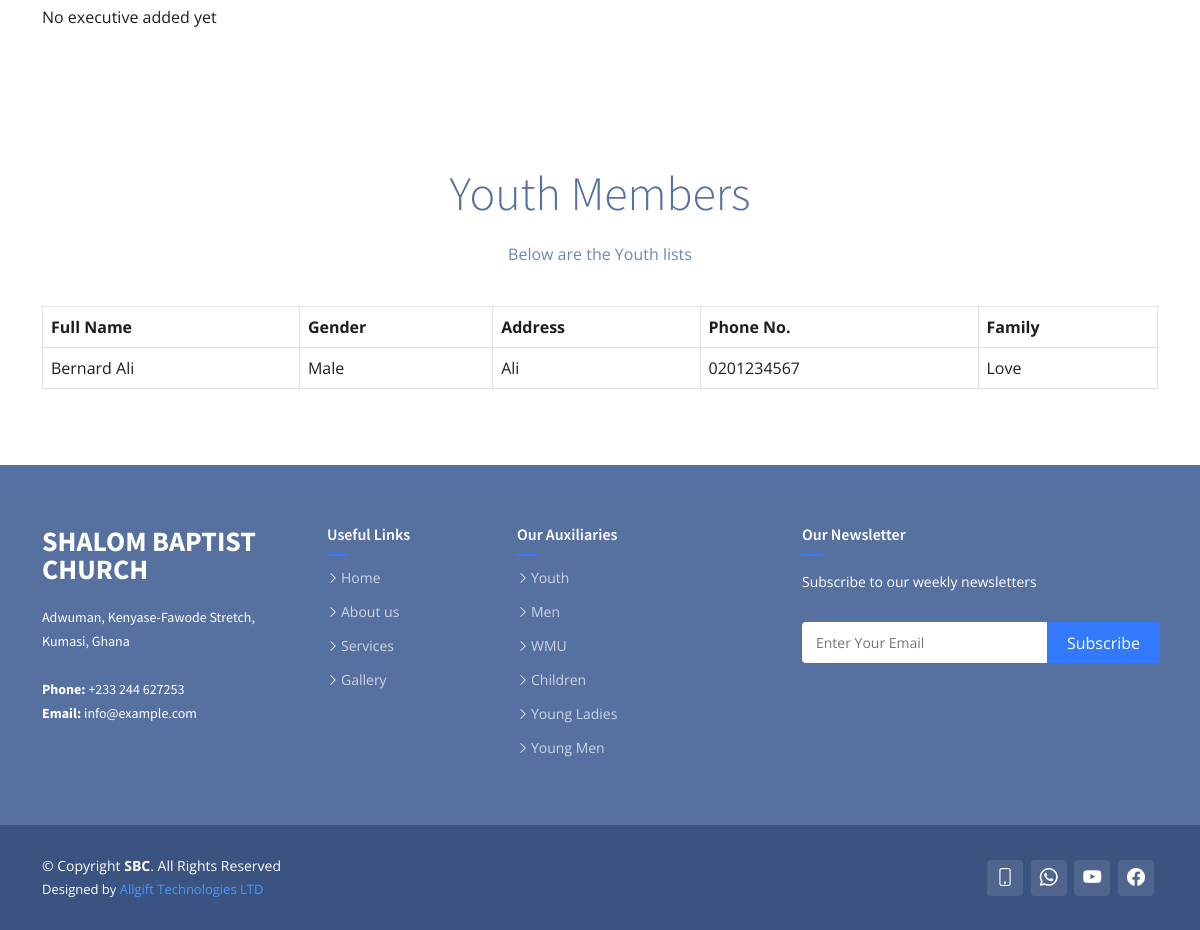
The app's page /aux_details/1/ (lower part), older data.
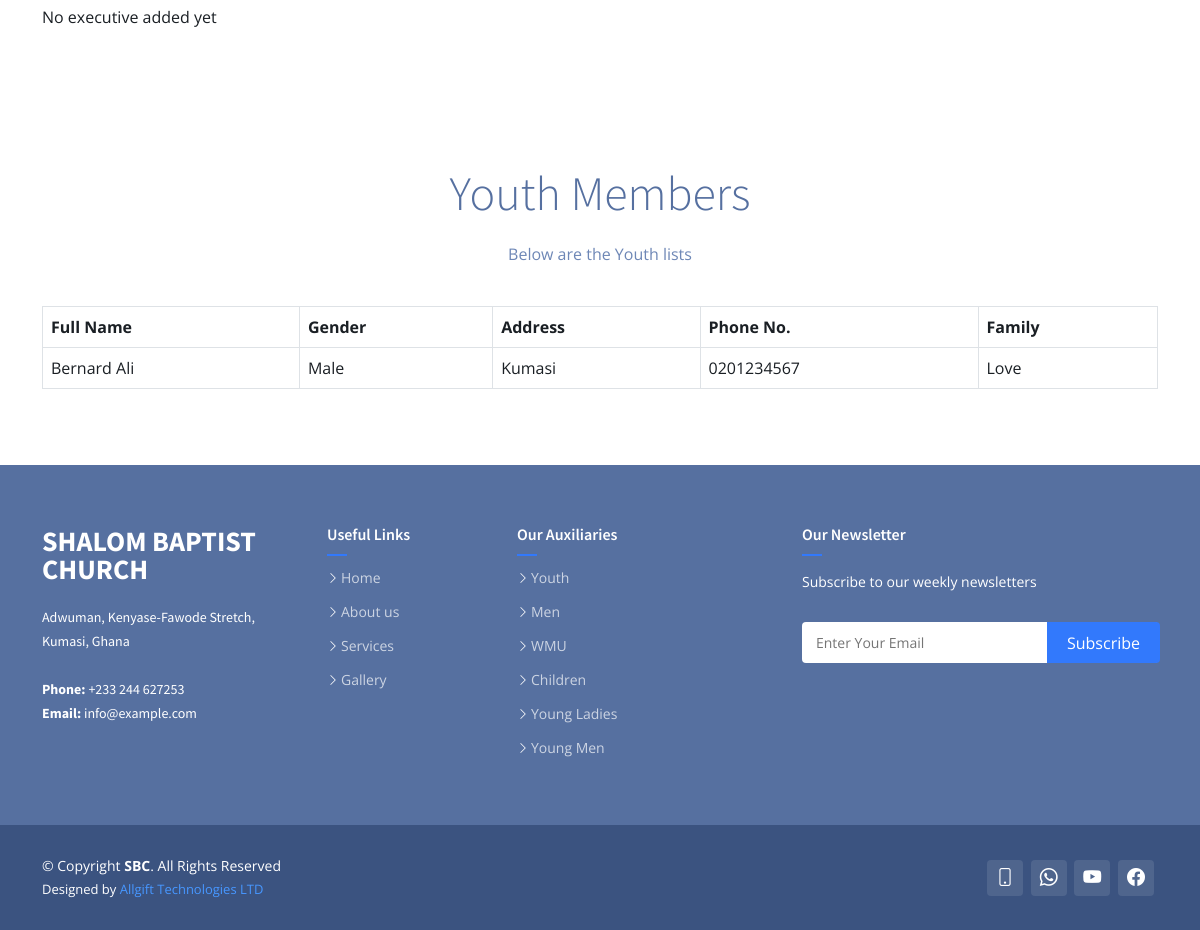
The same page, newer data.
### authy/models.py (models this page shows, shortened)
class Profile(models.Model):
    user = models.OneToOneField(User, on_delete=models.CASCADE, related_name='profile')
    full_name = models.CharField(max_length=50)
    gender = models.CharField(max_length=50, choices=GENDER_CHOICES)
    blood_group = models.CharField(max_length=50, choices=BLOOD_CHOICES)
    place_of_residence = models.CharField(max_length=50)
    birth_date = models.DateField(null=True, blank=True)
    work_status = models.CharField(max_length=50, choices=WORK_STATUS_CHOICES, default='Student')
    organisation_name = models.CharField(max_length=50, null=True, blank=True)
    education_level = models.CharField(max_length=50, choices=EDUCATION_LEVEL_CHOICES, null=True, blank=True)
    image = models.ImageField(default='default.jpg', upload_to='profile_pics', null=True, blank=True)
    created = models.DateField(auto_now_add=True)
    hometown = models.CharField(max_length=50, null=True, blank=True)
    marital_status = models.CharField(max_length=20, choices=MARRIAGE_STATUS_CHOICE, default='Single')
    spouse = models.CharField(max_length=50, null=True, blank=True)
    no_of_children = models.IntegerField(null=True, blank=True)
    phone_no = models.CharField(max_length=20)
    email = models.CharField(max_length=50, null=True, blank=True)
    father_name = models.CharField(max_length=100, null=True, blank=True)
    father_alive = models.CharField(max_length=3, choices=YES_NO_CHOICES, default='Yes')
    mother_name = models.CharField(max_length=100, null=True, blank=True)
    mother_alive = models.CharField(max_length=3, choices=YES_NO_CHOICES, default='Yes')
    next_of_kin_contact = models.CharField(max_length=20, null=True, blank=True)
    date_joined = models.DateField(null=True, blank=True)
    baptism = models.CharField(max_length=10, choices=BAPTISM_CHOICES, default='Not Yet')
    family = models.ForeignKey(Family, on_delete=models.DO_NOTHING, null=True, blank=True, related_name='family')
    auxiliary = models.ForeignKey(Auxiliaries, on_delete=models.DO_NOTHING, null=True, blank=True)
    ministry = models.ForeignKey(Ministries, on_delete=models.DO_NOTHING, null=True, blank=True)

### core/models.py (models this page shows, shortened)
class Family(models.Model):
    name = models.CharField(max_length=255)
    contact = models.CharField(max_length=13, blank=True, null=True)
    vision = models.TextField(blank=True, null=True)
    mission = models.TextField(blank=True, null=True)
    speech = models.TextField(blank=True, null=True)
    deacon = models.ImageField(default='group.png', upload_to='auxiliaries')
    group_img = models.ImageField(default='group.png', upload_to='auxiliaries')
    contribution_target = models.DecimalField(max_digits=8, decimal_places=2, blank=True, null=True)
    def get_absolute_url(self):
        return reverse('family_details', args=[str(self.id)])

### core/views.py (the view)
# urls.py: path('aux_details/<int:id>/', views.aux_details, name='aux_details'),
def aux_details(request, id):
    auxiliaries = Auxiliaries.objects.all()
    families = Family.objects.all()
    ministries = Ministries.objects.all()
    auxiliary = get_object_or_404(Auxiliaries, pk=id)
    meeting_time = AuxiliaryMeetings.objects.get(auxiliary=auxiliary.id)
    executives = AuxiliaryExecutives.objects.filter(auxiliary=auxiliary.id)
    faqs = AuxiliariesFAQ.objects.filter(auxiliary=auxiliary.id)
    context = {
        'auxiliary': auxiliary,
        'meeting_time': meeting_time,
        'executives': executives,
        'faqs': faqs,
        'auxiliaries': auxiliaries,
        'families': families,
        'ministries': ministries,
    }
    return render(request, 'core/auxiliary_detail.html', context)

### core/models.py (called while the page is built)
    def get_absolute_url(self):
        return reverse('aux_details', args=[str(self.id)])

    def get_absolute_url(self):
        return reverse('min_details', args=[str(self.id)])

### templates/core/auxiliary_detail.html (shortened to what this page needs)
{% extends 'base.html' %}
{% load static %}
{% load crispy_forms_tags %}
{% block content %}
    <section id="team" class="team">
      <div class="container" data-aos="fade-up">
        <div class="section-header">
        </div>
        <div class="row gy-5">
          {% for executive in  executives%}
          <div class="col-xl-3 col-md-4 d-flex" data-aos="zoom-in" data-aos-delay="200">
            <div class="team-member">
              <div class="member-img">
                <img src="{{executive.image.url}}" class="img-fluid" alt="">
              </div>
              <div class="member-info">
                <div class="social">
                  <a href="tel:+233{{executive.phone_no}}"><i class="bi bi-phone"></i></a>
                  <a href=""><i class="bi bi-facebook"></i></a>
                </div>
                <h4>{{executive.full_name}}</h4>
                <span>{{executive.position}}</span>
              </div>
            </div>
          </div>
          {% empty %}
            <p>No executive added yet</p>
          {% endfor %}
        </div>
      </div>
    </section>
    <section class="inner-page">
      <div class="container" data-aos="fade-up">
        <div class="section-header">
          <h2>{{auxiliary.name}} Members</h2>
          <p>Below are the {{auxiliary.name}} lists</p>
        </div>
        <table class="table table-hover table-bordered">
          <thead>
            <tr>
              <th>Full Name</th>
              <th>Gender</th>
              <th>Address</th>
              <th>Phone No.</th>
              <th>Family</th>
            </tr>
          </thead>
          <tbody>
            {% for member in auxiliary.profile_set.all %}
              <tr>
                <td>{{member.full_name}}</td>
                <td>{{member.gender}}</td>
                <td>{{member.place_of_residence}}</td>
                <td>{{member.phone_no}}</td>
                <td>{{member.family.name}}</td>
              </tr>
            {% endfor %}
          </tbody>
        </table>
      </div>
    </section><!-- End Inner Page --
{% endblock content %}

Row changes from the older to the newer data that the page shows:
changed Profile "Bernard Ali": place_of_residence "Ali" → "Kumasi"
